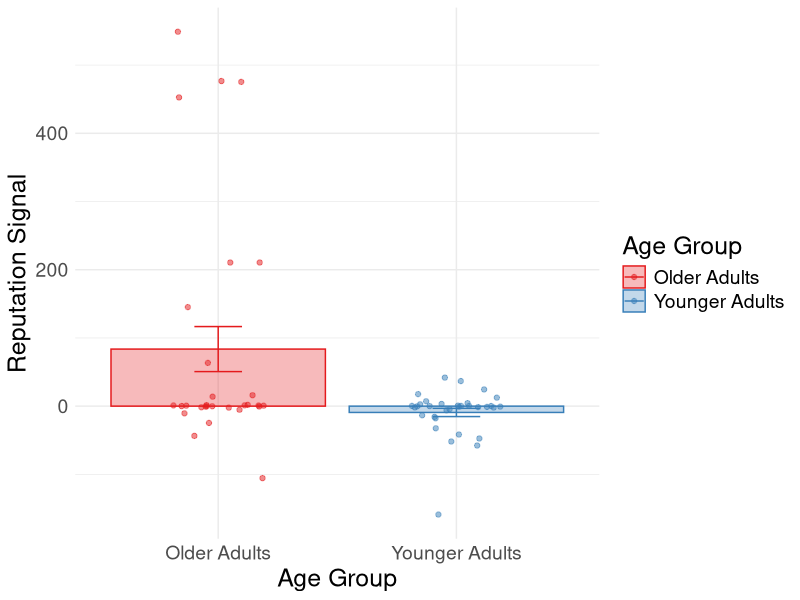

Recreate this plot in R. (Note: this script raises an error after producing the figure.)
# Graphs of neuroimaging cluster means
# 12.16.21

# load required packages ####
library(here)
library(tidyverse)

# load source functions

# set hard-coded variables

# load data
brain <- read.csv(here::here('data', 'SocialAL_cluster_activity.csv'))

# rename age groups
brain$AgeGroup[which(brain$AgeGroup == 'YA')] <- 'Younger Adults'
brain$AgeGroup[which(brain$AgeGroup == 'OA')] <- 'Older Adults'

# graph constants ####
lg = 18 # text size
sm = 14
custom_plot = list(theme(
  plot.title = element_text(size = 24),
  axis.title.x = element_text(size = lg), axis.text.x = element_text(size = sm),
  axis.title.y = element_text(size = lg), axis.text.y = element_text(size = sm), 
  legend.title = element_text(size = lg), legend.text = element_text(size = sm))
)

# create summary tables by age group ####
d1 <- brain %>% pivot_longer(cols = feedback_rTPJ:decision_ifg, names_to = 'region', values_to = 'activation')

d2 <- d1 %>% 
  group_by(AgeGroup, region) %>%
  dplyr::summarise(mean = mean(activation), sd = sd(activation), 
                   se= sd(activation)/sqrt(n()))

# decision - IFG ####
ifgmeans <- d2[which(d2$region == 'decision_ifg'),]
ifg <- ggplot() +
  geom_point(data = brain, aes(x = AgeGroup, y = decision_ifg, colour = AgeGroup), 
             position = position_jitterdodge(jitter.height = .25), alpha = .5) +
  geom_bar(data = ifgmeans, aes(x = AgeGroup, y = mean, colour = AgeGroup, fill = AgeGroup), 
           stat='identity', alpha = 0.3, position=position_dodge()) +
  geom_errorbar(data = ifgmeans, aes(x = AgeGroup, y = mean, ymin=mean - se, ymax = mean + se, colour = AgeGroup), 
                width = .2, position=position_dodge(.9)) + 
  xlab('Age Group') + ylab('Reputation Signal') +
  scale_fill_brewer(palette="Set1", name="Age Group") + theme_minimal() + 
  scale_colour_brewer(palette="Set1", name="Age Group") + custom_plot
saveRDS(ifg, here::here('figs', 'ifg.RDS'))

# feedback - TPJ ####
tpjmeans <- d2[which(d2$region == 'feedback_rTPJ'),]
tpj <- ggplot() +
  geom_point(data = brain, aes(x = AgeGroup, y = feedback_rTPJ, colour = AgeGroup), 
             position = position_jitterdodge(jitter.height = .25), alpha = .5) +
  geom_bar(data = tpjmeans, aes(x = AgeGroup, y = mean, colour = AgeGroup, fill = AgeGroup), 
           stat='identity', alpha = 0.3, position=position_dodge()) +
  geom_errorbar(data = tpjmeans, aes(x = AgeGroup, y = mean, ymin=mean - se, ymax = mean + se, colour = AgeGroup), 
                width = .2, position=position_dodge(.9)) + 
  xlab('Age Group') + ylab('PE Signal') +
  scale_fill_brewer(palette="Set1", name="Age Group") + theme_minimal() + 
  scale_colour_brewer(palette="Set1", name="Age Group") + custom_plot
saveRDS(tpj, here::here('figs', 'tpj.RDS'))

# feedback - Visual ####
vismeans <- d2[which(d2$region == 'feedback_visual'),]
vis <- ggplot() +
  geom_point(data = brain, aes(x = AgeGroup, y = feedback_visual, colour = AgeGroup), 
             position = position_jitterdodge(jitter.height = .25), alpha = .5) +
  geom_bar(data = vismeans, aes(x = AgeGroup, y = mean, colour = AgeGroup, fill = AgeGroup), 
           stat='identity', alpha = 0.3, position=position_dodge()) +
  geom_errorbar(data = vismeans, aes(x = AgeGroup, y = mean, ymin=mean - se, ymax = mean + se, colour = AgeGroup), 
                width = .2, position=position_dodge(.9)) + 
  xlab('Age Group') + ylab('PE Signal') +
  scale_fill_brewer(palette="Set1", name="Age Group") + theme_minimal() + 
  scale_colour_brewer(palette="Set1", name="Age Group") + custom_plot
saveRDS(vis, here::here('figs', 'vis.RDS'))
